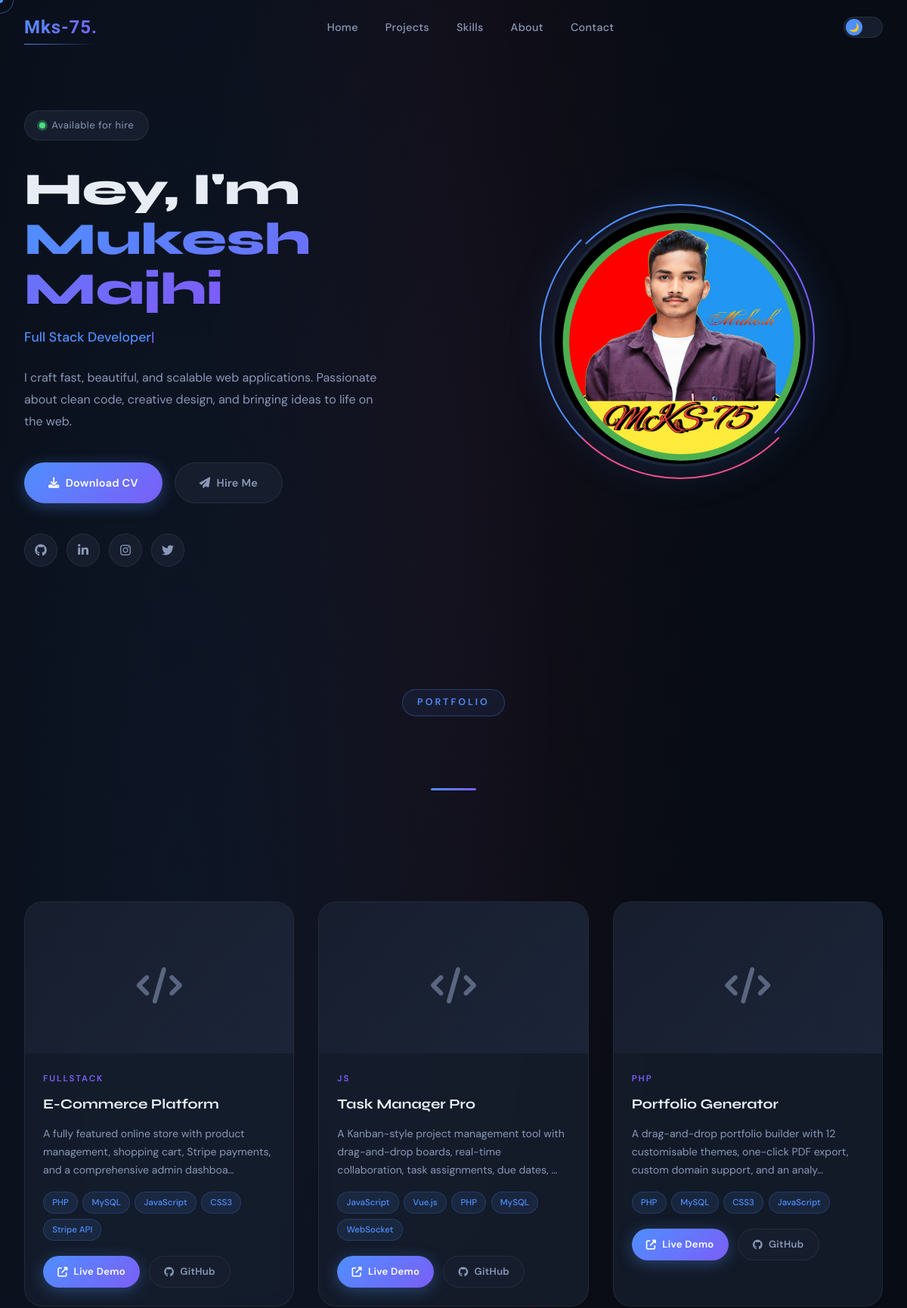
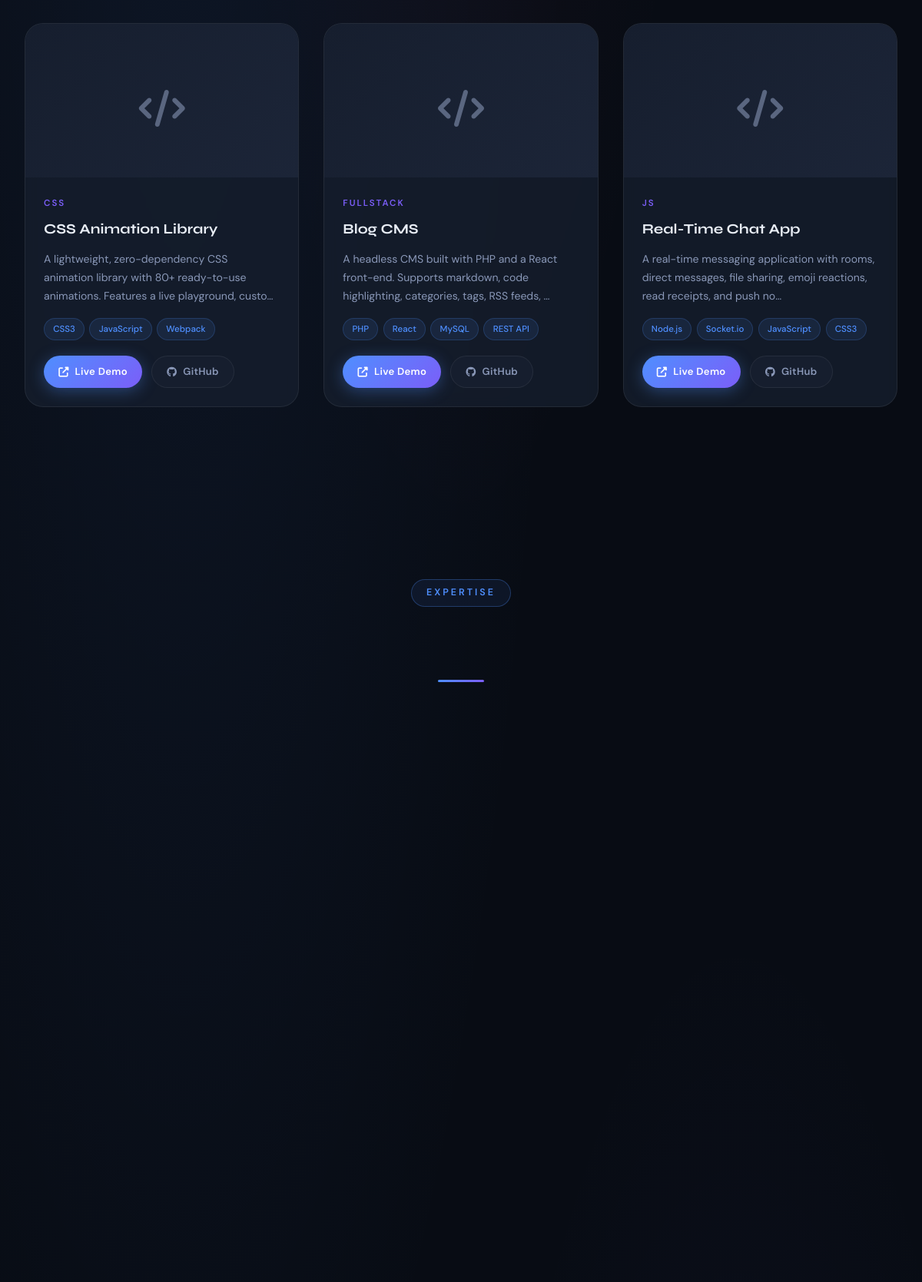
The page / (upper part) on the database its author committed (2 pictures, top to bottom).
### tables this page shows
CREATE TABLE IF NOT EXISTS `projects` (
  `id`           INT UNSIGNED NOT NULL AUTO_INCREMENT,
  `title`        VARCHAR(150) NOT NULL,
  `description`  TEXT         NOT NULL,
  `technologies` VARCHAR(255) NOT NULL,
  `category`     ENUM('all','php','js','css','fullstack') NOT NULL DEFAULT 'all',
  `live_url`     VARCHAR(255) DEFAULT NULL,
  `github_url`   VARCHAR(255) DEFAULT NULL,
  `created_at`   TIMESTAMP    NOT NULL DEFAULT CURRENT_TIMESTAMP,
  PRIMARY KEY (`id`)
);

### config/security.php (called while the page is built, shortened)
<?php
function e(string $str): string {
    return htmlspecialchars($str, ENT_QUOTES | ENT_HTML5, 'UTF-8');
}

### index.php (the view, shortened to what this page needs)
<?php
require_once __DIR__ . '/config/security.php';
$db = Database::getConnection();
$projects = $db->query("SELECT p.*, GROUP_CONCAT(pi.image_path ORDER BY pi.id SEPARATOR '|') AS images
    FROM projects p LEFT JOIN project_images pi ON pi.project_id = p.id
    GROUP BY p.id ORDER BY p.created_at DESC")->fetchAll();
?>
<!DOCTYPE html>
<html lang="en">
<head>
<link rel="stylesheet" href="https://cdnjs.cloudflare.com/ajax/libs/font-awesome/6.5.0/css/all.min.css">
<link rel="stylesheet" href="assets/css/style.css">
</head>
<body>
<div id="cursor-ring"></div>
<div class="bg-canvas"></div>
<nav id="navbar">
  <div class="nav-inner">
    <a class="nav-logo" href="#home">Mks-75.</a>
    <div class="nav-links">
      <a href="#home">Home</a>
      <a href="#projects">Projects</a>
      <a href="#skills">Skills</a>
      <a href="#about">About</a>
      <a href="#contact">Contact</a>
    </div>
    <div class="nav-actions">
      <button id="theme-toggle" aria-label="Toggle dark/light mode">
        <span class="toggle-thumb">🌙</span>
      </button>
    </div>
  </div>
</nav>
<div id="app">
<div id="home" style="min-height:100vh; display:flex; align-items:center;">
  <div class="hero-inner">
    <div class="hero-content">
      <div class="hero-badge reveal">Available for hire</div>
      <h1 class="hero-name reveal delay-1">
        <span class="first">Hey, I'm<br></span>
        <span class="last">Mukesh Majhi</span>
      </h1>
      <p class="hero-title reveal delay-2">
        <span id="typed-text" data-words='["Full Stack Developer","PHP Expert","JavaScript Ninja","UI/UX Enthusiast","Open Source Contributor"]'></span>
      </p>
      <p class="hero-desc reveal delay-3">
        I craft fast, beautiful, and scalable web applications. Passionate about clean code,
        creative design, and bringing ideas to life on the web.
      </p>
      <div class="hero-actions reveal delay-4">
        <a href="resume.pdf" class="btn btn-primary" download>
          <i class="fas fa-download"></i> Download CV
        </a>
        <a href="#contact" class="btn btn-outline">
          <i class="fas fa-paper-plane"></i> Hire Me
        </a>
      </div>
      <div class="hero-socials reveal delay-4">
        <a href="https://github.com" target="_blank" rel="noopener" class="social-link"><i class="fab fa-github"></i></a>
        <a href="https://linkedin.com" target="_blank" rel="noopener" class="social-link"><i class="fab fa-linkedin-in"></i></a>
        <a href="https://instagram.com" target="_blank" rel="noopener" class="social-link"><i class="fab fa-instagram"></i></a>
        <a href="https://twitter.com" target="_blank" rel="noopener" class="social-link"><i class="fab fa-twitter"></i></a>
      </div>
    </div>
    <div class="hero-img-wrap reveal right">
      <div class="hero-img-ring">
        <img src="assets/images/profile.jpg" alt="Mukesh Majhi" class="hero-img">
      </div>
    </div>
  </div>
</div>
<section id="projects">
  <div class="section-header">
    <div class="section-tag">Portfolio</div>
    <div class="section-line"></div>
  </div>
  <div class="projects-grid" id="projects-grid">
    <?php if (empty($projects)): ?>
    <?php for ($s = 0; $s < 3; $s++): ?>
    <div class="skeleton-card">
      <div class="skeleton sk-img"></div>
      <div class="sk-body">
        <div class="skeleton sk-line w-40"></div>
        <div class="skeleton sk-line w-80 mt-1"></div>
        <div class="skeleton sk-line w-60 mt-1"></div>
        <div class="skeleton sk-line w-80 mt-1"></div>
      </div>
    </div>
    <?php endfor; ?>
    <?php
    $demos = [
      ['title'=>'E-Commerce Platform','desc'=>'Full-featured online store with cart, payments, and admin dashboard.','tech'=>'PHP,MySQL,JS,CSS','cat'=>'fullstack','live'=>'','git'=>'','img'=>''],
      ['title'=>'Task Manager App','desc'=>'Kanban-style project management tool with drag-and-drop and real-time updates.','tech'=>'JavaScript,CSS,PHP','cat'=>'js','live'=>'','git'=>'','img'=>''],
      ['title'=>'Portfolio Generator','desc'=>'Dynamic portfolio builder with custom themes and one-click export.','tech'=>'PHP,MySQL,CSS','cat'=>'php','live'=>'','git'=>'','img'=>''],
    ];
    foreach ($demos as $d):
    ?>
    <div class="project-card" data-category="<?= e($d['cat']) ?>">
      <div class="project-carousel">
        <div class="carousel-track">
          <div class="carousel-slide">
            <div class="img-placeholder"><i class="fas fa-code"></i></div>
          </div>
        </div>
      </div>
      <div class="project-body">
        <div class="project-category"><?= e(strtoupper($d['cat'])) ?></div>
        <h3 class="project-title"><?= e($d['title']) ?></h3>
        <p class="project-desc"><?= e($d['desc']) ?></p>
        <div class="project-tech">
          <?php foreach (explode(',', $d['tech']) as $t): ?>
          <span class="tech-tag"><?= e(trim($t)) ?></span>
          <?php endforeach; ?>
        </div>
        <div class="project-links">
          <?php if ($d['live']): ?>
          <a href="<?= e($d['live']) ?>" class="btn btn-primary btn-sm" target="_blank" rel="noopener">
            <i class="fas fa-external-link-alt"></i> Live Demo
          </a>
          <?php endif; ?>
          <?php if ($d['git']): ?>
          <a href="<?= e($d['git']) ?>" class="btn btn-outline btn-sm" target="_blank" rel="noopener">
            <i class="fab fa-github"></i> GitHub
          </a>
          <?php endif; ?>
        </div>
      </div>
    </div>
    <?php endforeach; ?>
    <?php else: ?>
    <?php foreach ($projects as $p):
      $images = $p['images'] ? explode('|', $p['images']) : [];
    ?>
    <div class="project-card reveal" data-category="<?= e($p['category']) ?>">
      <div class="project-carousel">
        <div class="carousel-track">
          <?php if ($images): foreach ($images as $img): ?>
          <div class="carousel-slide">
            <img src="uploads/<?= e($img) ?>" alt="<?= e($p['title']) ?>" loading="lazy">
          </div>
          <?php endforeach; else: ?>
          <div class="carousel-slide">
            <div class="img-placeholder"><i class="fas fa-code"></i></div>
          </div>
          <?php endif; ?>
        </div>
      </div>
      <div class="project-body">
        <div class="project-category"><?= e(strtoupper($p['category'])) ?></div>
        <h3 class="project-title"><?= e($p['title']) ?></h3>
        <p class="project-desc"><?= e(substr($p['description'], 0, 120)) ?>…</p>
        <div class="project-tech">
          <?php foreach (explode(',', $p['technologies']) as $t): ?>
          <span class="tech-tag"><?= e(trim($t)) ?></span>
          <?php endforeach; ?>
        </div>
        <div class="project-links">
          <?php if ($p['live_url']): ?>
          <a href="<?= e($p['live_url']) ?>" class="btn btn-primary btn-sm" target="_blank" rel="noopener">
            <i class="fas fa-external-link-alt"></i> Live Demo
          </a>
          <?php endif; ?>
          <?php if ($p['github_url']): ?>
          <a href="<?= e($p['github_url']) ?>" class="btn btn-outline btn-sm" target="_blank" rel="noopener">
            <i class="fab fa-github"></i> GitHub
          </a>
          <?php endif; ?>
        </div>
      </div>
    </div>
    <?php endforeach; ?>
    <?php endif; ?>
  </div>
</section>
<section id="skills">
  <div class="section-header">
    <div class="section-tag">Expertise</div>
    <div class="section-line"></div>
  </div>
  <div class="skills-grid">
  </div>
  <div class="circular-skills">
  </div>
</section>
</div>
</body>
</html>

### rows shown on the page
projects: category "FULLSTACK", title "E-Commerce Platform", description "A fully featured online store with product management, shopping cart, Stripe payments, and a comprehensive admin dashboa", technologies "PHP", technologies "MySQL", technologies "JavaScript", technologies "CSS3", technologies "Stripe API"
projects: category "JS", title "Task Manager Pro", description "A Kanban-style project management tool with drag-and-drop boards, real-time collaboration, task assignments, due dates,", technologies "JavaScript", technologies "Vue.js", technologies "PHP", technologies "MySQL", technologies "WebSocket"
projects: category "PHP", title "Portfolio Generator", description "A drag-and-drop portfolio builder with 12 customisable themes, one-click PDF export, custom domain support, and an analy", technologies "PHP", technologies "MySQL", technologies "CSS3", technologies "JavaScript"
projects: category "CSS", title "CSS Animation Library", description "A lightweight, zero-dependency CSS animation library with 80+ ready-to-use animations. Features a live playground, custo", technologies "CSS3", technologies "JavaScript", technologies "Webpack"
projects: category "FULLSTACK", title "Blog CMS", description "A headless CMS built with PHP and a React front-end. Supports markdown, code highlighting, categories, tags, RSS feeds,", technologies "PHP", technologies "React", technologies "MySQL", technologies "REST API"
projects: category "JS", title "Real-Time Chat App", description "A real-time messaging application with rooms, direct messages, file sharing, emoji reactions, read receipts, and push no", technologies "Node.js", technologies "Socket.io", technologies "JavaScript", technologies "CSS3"
